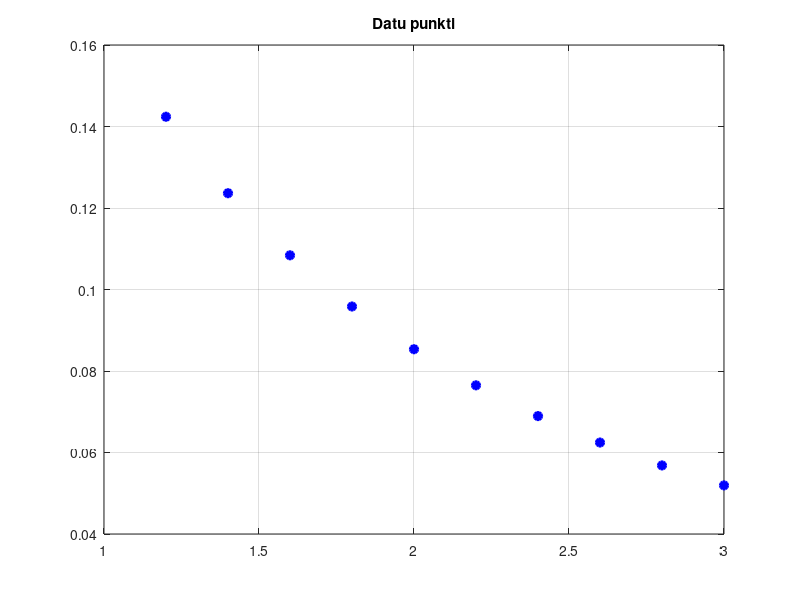

MATLAB code for this plot: (Note: this script raises an error after producing the figure.)
clc, clearvars, close all, format short

%% 1. Uzdevums

f = @(x) 1 ./ ( (1+x).^2 + sqrt(log(x+2) + 3*x ));

xpoints = (1.2:0.2:3).';
ypoints = f(xpoints);

figure
plot(xpoints, ypoints, 'ob', 'MarkerFaceColor','b', 'LineWidth',1.5)
grid on, title('Datu punkti')

ft = fittype('a + b*x + c*cos(x)', 'independent','x','dependent','y');

[p, reg] = fit(xpoints, ypoints, ft)

xx   = linspace(min(xpoints), max(xpoints), 1000).';
yfit = feval(p, xx);

x0 = 1.33;
y_x0 = feval(p, x0);
fprintf('y(%.2f) = %.4f\n', x0, y_x0);

%% 2. Uzdevums

f = @(x) (log(1+sqrt(x)) + cos(x) + x.^3) ./ (1 + x.^2 + sqrt(log(x+2)));

xpoints = (1.4:0.2:3.2)'; 
ypoints = f(xpoints);

figure
plot(xpoints, ypoints, 'or', 'LineWidth', 3)
grid on, title('Datu punkti')

ft = fittype('a + b*sin(2*x) + c*(x+1)', 'independent','x','dependent','y');
[p, reg] = fit(xpoints, ypoints, ft)

xx   = linspace(min(xpoints), max(xpoints), 1000)';
yfit = feval(p, xx);

x0 = 1.71;
y_x0  = feval(p, x0);
f_x0  = f(x0);
int_err = abs(y_x0 - f_x0);

fprintf('Aproksimācijas kļūda x_0(%.2f) = %.4f\n',x0, int_err);

%% 3. Uzdevums

g = @(t) exp( sqrt(t) .* sin(3*t.^2 + 1) ) + cos(2*t);
F = @(x) arrayfun(@(x0) integral(g, 0, x0, 'AbsTol', 1e-10, 'RelTol', 1e-10), x);

xpoints = 3:1:9;
ypoints = F(xpoints);

x0 = 3.42;
int_res = interp1(xpoints, ypoints, x0, 'spline');

fprintf('s(%.2f) = %.4f\n', x0, int_res);

%% 4. Uzdevums

g = @(t) (1 + sqrt(t.^3)) ./ (5 + cos(t) + sqrt(5 + sin(2*t) + t.^2));
f = @(x) arrayfun(@(x0) integral(g,0,x0,'AbsTol',1e-10,'RelTol',1e-10), x);

xpoints = (5:1:14)'; 
ypoints = f(xpoints);

figure
plot(xpoints, ypoints, 'or', 'LineWidth', 3)
grid on, title('Datu punkti')

karta = 4;

poly_value = sprintf('poly%d', karta);;

[p, reg] = fit(xpoints, ypoints, poly_value)
p = polyfit(xpoints, ypoints, karta);

xx = linspace(min(xpoints), max(xpoints), 1000);

x0      = 8.88;
int_res = polyval(p, x0)

fprintf('Polinoma vērtība punktā x_0(%.2f) = %.4f\n', x0, int_res)

%% 5. Uzdevums

f = @(x) x.*exp(-0.1*x) ./ (2 + cos(2*x) + sqrt(3 + sin(2*x)));

xpoints = (5:1:13)'; 
ypoints = f(xpoints);

karta = 3;

poly_value = sprintf('poly%d', karta);
[p, reg] = fit(xpoints, ypoints, poly_value)
p = polyfit(xpoints, ypoints, karta);

x0   = 7.25;
g_x0 = polyval(p, x0);
int_res = interp1(xpoints, ypoints, x0, 'spline');
int_err = abs(int_res - g_x0);

fprintf('Aproksimācijas kļūda x_0(%.2f) = %.4f\n',x0, int_err);
